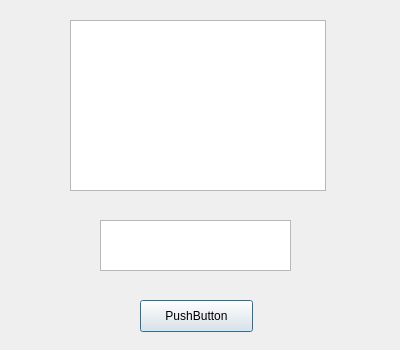
<?xml version="1.0" encoding="UTF-8"?>
<ui version="4.0">
 <class>Dialog</class>
 <widget class="QDialog" name="Dialog">
  <property name="geometry">
   <rect>
    <x>0</x>
    <y>0</y>
    <width>400</width>
    <height>350</height>
   </rect>
  </property>
  <property name="windowTitle">
   <string>Dialog</string>
  </property>
  <widget class="QTextEdit" name="textEdit">
   <property name="geometry">
    <rect>
     <x>100</x>
     <y>220</y>
     <width>191</width>
     <height>51</height>
    </rect>
   </property>
  </widget>
  <widget class="QPushButton" name="pushButton">
   <property name="geometry">
    <rect>
     <x>140</x>
     <y>300</y>
     <width>113</width>
     <height>32</height>
    </rect>
   </property>
   <property name="text">
    <string>PushButton</string>
   </property>
  </widget>
  <widget class="QTextBrowser" name="textBrowser">
   <property name="geometry">
    <rect>
     <x>70</x>
     <y>20</y>
     <width>256</width>
     <height>171</height>
    </rect>
   </property>
   <property name="maximumSize">
    <size>
     <width>256</width>
     <height>171</height>
    </size>
   </property>
  </widget>
 </widget>
 <resources/>
 <connections/>
</ui>
